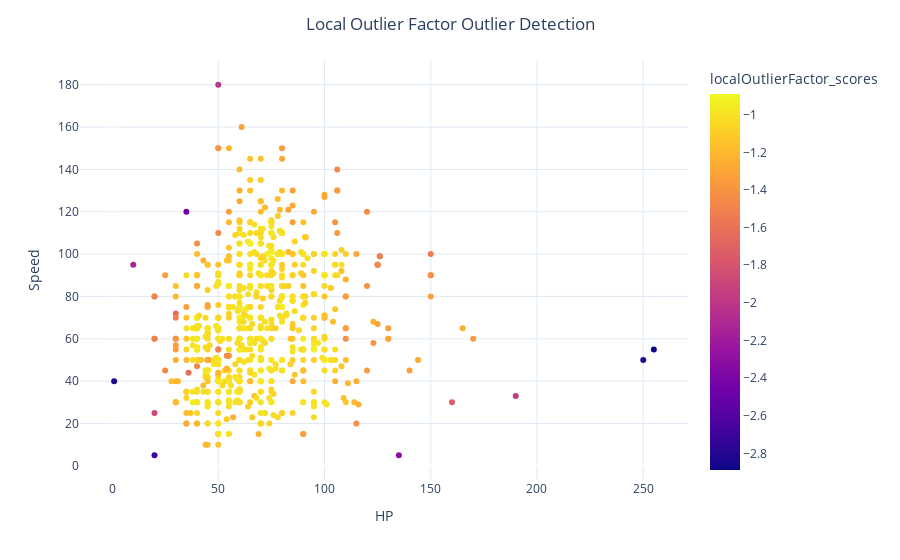

Notebook code for this chart:
### Code cell
fig = px.scatter(data, x=x1, y=x2, color="localOutlierFactor_scores", hover_name='Name')
fig.update_layout(title='Local Outlier Factor Outlier Detection', title_x=0.5,yaxis=dict(gridcolor = '#DFEAF4'), xaxis=dict(gridcolor = '#DFEAF4'), plot_bgcolor='white')
fig.show()

### Figure 1 — Plotly figure (JSON) as saved in the notebook; plotly's stock layout.template omitted (floating-point values rounded to 4 significant figures; data arrays with more than 128 entries replaced by an {"elided": "..."} marker saying what was removed)
{"data": [{"hovertemplate": "<b>%{hovertext}</b><br><br>HP=%{x}<br>Speed=%{y}<br>localOutlierFactor_scores=%{marker.color}<extra></extra>", "hovertext": {"elided": "800 str values"}, "legendgroup": "", "marker": {"color": {"elided": "800 float values"}, "coloraxis": "coloraxis", "symbol": "circle"}, "mode": "markers", "name": "", "orientation": "v", "showlegend": false, "type": "scatter", "x": {"elided": "800 int values"}, "xaxis": "x", "y": {"elided": "800 int values"}, "yaxis": "y"}], "layout": {"coloraxis": {"colorbar": {"title": {"text": "localOutlierFactor_scores"}}, "colorscale": [[0, "#0d0887"], [0.1111, "#46039f"], [0.2222, "#7201a8"], [0.3333, "#9c179e"], [0.4444, "#bd3786"], [0.5556, "#d8576b"], [0.6667, "#ed7953"], [0.7778, "#fb9f3a"], [0.8889, "#fdca26"], [1, "#f0f921"]]}, "legend": {"tracegroupgap": 0}, "margin": {"t": 60}, "plot_bgcolor": "white", "title": {"text": "Local Outlier Factor Outlier Detection", "x": 0.5}, "xaxis": {"anchor": "y", "domain": [0, 1], "gridcolor": "#DFEAF4", "title": {"text": "HP"}}, "yaxis": {"anchor": "x", "domain": [0, 1], "gridcolor": "#DFEAF4", "title": {"text": "Speed"}}}}
